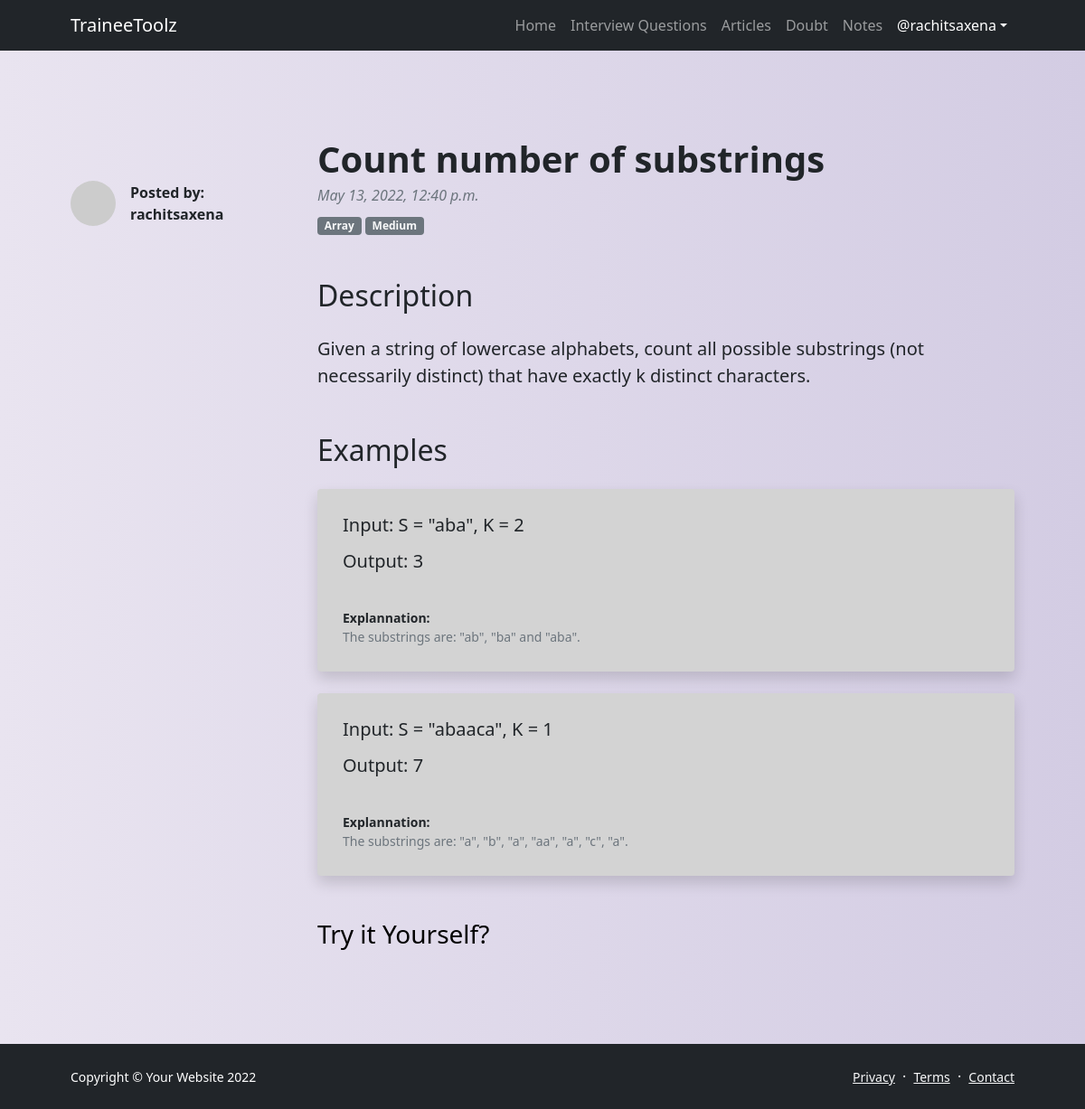
The app's page /question/question_detail/6 (signed in) with its own data.
### question/models.py (models this page shows, shortened)
class Question(models.Model):
    DIFF_CHOICES = (
        ('Easy', 'Easy'),
        ('Medium', 'Medium'),
        ('Hard', 'Hard'),
    )
    heading = models.CharField(max_length=200)
    user = models.ForeignKey(User , on_delete=models.CASCADE)
    date = models.DateTimeField(auto_now_add=True)
    difficulty = models.CharField(max_length=100 , choices=DIFF_CHOICES , default='Easy')
    tags = models.ForeignKey(Category,blank=True , null=True, on_delete=models.CASCADE)
    description = models.TextField()
    example = models.ManyToManyField('Example' , blank=True , related_name='exampleQuestion')
    companies = models.ManyToManyField(Company, blank=True)

class Category(models.Model):
    ICON_CHOICES = (
        ('Arr','Array'),
        ('DP', 'Dynamic Programing'),
        ('STR', 'String'),
        ('LL','Linked List'),
        ("S",'Stack')
    )
    name = models.CharField(max_length=100)
    img = models.ImageField(blank=True, null=True, upload_to='./media/category')
    icon = models.CharField(max_length=3, choices=ICON_CHOICES, blank=True , null=True)
    def __str__(self):
        return self.name

class Example(models.Model):
    input = models.CharField(max_length=1000)
    output = models.CharField(max_length=1000)
    explaination = models.TextField()
    ques = models.ForeignKey(Question , on_delete=models.CASCADE , related_name='ques')

### question/views.py (the view)
# urls.py: path('question_detail/<str:pk>' , views.questions_detail, name='questions_detail'),
@login_required(login_url="loginPage")
def questions_detail(request, pk):
    question = Question.objects.get(id=pk)
    paras = str(question.description).split('/')
    params = {
        'question':question,
        'paras':paras
    }
    return render(request, 'question/questions_detail.html', params)

### templates/question/questions_detail.html (shortened to what this page needs)
<!DOCTYPE html>
<html lang="en">
    <head>
        <link href="https://cdn.jsdelivr.net/npm/bootstrap-icons@1.5.0/font/bootstrap-icons.css" rel="stylesheet" />
    </head>
    <body class="d-flex flex-column">
        <main class="flex-shrink-0">
            <nav class="navbar navbar-expand-lg navbar-dark bg-dark">
                <div class="container px-5">
                    <a class="navbar-brand" href="{% url 'index' %}">TraineeToolz</a>
                    <div class="collapse navbar-collapse" id="navbarSupportedContent">
                        <ul class="navbar-nav ms-auto mb-2 mb-lg-0">
                            <li class="nav-item"><a class="nav-link" href="{% url 'index' %}">Home</a></li>
                            <li class="nav-item"><a class="nav-link" href="{% url 'questionIndex' %}">Interview Questions</a></li>
                            <li class="nav-item"><a class="nav-link" href="{% url 'articles' %}">Articles</a></li>
                            <li class="nav-item"><a class="nav-link" href="{% url 'doubtIndex' %}">Doubt</a></li>
                            <li class="nav-item"><a class="nav-link" href="{% url 'notesMainPage' %}">Notes</a></li>
                            <li class="nav-item dropdown">
                                <a class="nav-link dropdown-toggle text-white" id="navbarDropdownPortfolio" href="#" role="button" data-bs-toggle="dropdown" aria-expanded="false">@{{user.username}}</a>
                            </li>
                        </ul>
                    </div>
                </div>
            </nav>
            <section class="py-5">
                <div class="container px-5 my-5">
                    <div class="row gx-5">
                        <div class="col-lg-3">
                            <div class="d-flex align-items-center mt-lg-5 mb-4">
                                <img class="img-fluid rounded-circle" src="https://dummyimage.com/50x50/ced4da/6c757d.jpg" alt="..." />
                                <div class="ms-3">
                                    <div class="fw-bold">Posted by:</div>
                                    <div class="fw-bold">{{question.user.username}}</div>
                                </div>
                            </div>
                        </div>
                        <div class="col-lg-9">
                            <article>
                                <header class="mb-4">
                                    <h1 class="fw-bolder mb-1">{{question.heading}}</h1>
                                    <div class="text-muted fst-italic mb-2">{{question.date}}</div>
                                    <a class="badge bg-secondary text-decoration-none link-light" href="#!">{{question.tags}}</a>
                                    <a class="badge bg-secondary text-decoration-none link-light" href="#!">{{question.difficulty}}</a>
                                </header>
                                <section class="mb-5">
                                    <h2 class=" mb-4 mt-5">Description  </h2>
                                    {% for i in paras%}
                                    <p class="fs-5 mb-4">{{i}}</p>
                                    {% endfor %}
                                    <h2 class=" mb-4 mt-5">Examples  </h2>
                                    {% for i in question.example.all%}
                                        <div class="card h-100 shadow p-1 border-0 my-4" style="background:#D3D3D3;">
                                            <div class="card-body p-4">
                                                <h5 class="card-title mb-3">Input: {{i.input}}</h5>
                                                <h5 class="card-title mb-3">Output: {{i.output}}</h5>
                                            </div>
                                            <div class="card-footer p-4 pt-0 bg-transparent border-top-0">
                                                <div class="d-flex align-items-end justify-content-between">
                                                    <div class="d-flex align-items-center">
                                                        <div class="small">
                                                            <div class="fw-bold">Explannation:</div>
                                                            <div class="text-muted">{{i.explaination}}</div>
                                                        </div>
                                                    </div>
                                                </div>
                                            </div>
                                        </div>
                                    {% endfor%}
                                </section>
                            </article>
                            <div class="row d-flex justify-content-center">
                                <a href="" style="text-decoration:none; color:black;">
                                    <h3>Try it Yourself?</h3>
                                </a>
                            </div>
                        </div>
                    </div>
                </div>
            </section>
        </main>
        <footer class="bg-dark py-4 mt-auto">
            <div class="container px-5">
                <div class="row align-items-center justify-content-between flex-column flex-sm-row">
                    <div class="col-auto"><div class="small m-0 text-white">Copyright &copy; Your Website 2022</div></div>
                    <div class="col-auto">
                        <a class="link-light small" href="#!">Privacy</a>
                        <span class="text-white mx-1">&middot;</span>
                        <a class="link-light small" href="#!">Terms</a>
                        <span class="text-white mx-1">&middot;</span>
                        <a class="link-light small" href="#!">Contact</a>
                    </div>
                </div>
            </div>
        </footer>
    </body>
</html>

### templates/question/questions_detail.html (style rules this page uses)
body { background: #D3CCE3; background: -webkit-linear-gradient(to right, #E9E4F0, #D3CCE3); background: linear-gradient(to right, #E9E4F0, #D3CCE3); }

### records on screen
Question: user.username "rachitsaxena", heading "Count number of substrings", date "May 13, 2022, 12:40 p.m.", tags "Array", difficulty "Medium", paras "Given a string of lowercase alphabets, count all possible substrings (not necessarily distinct) that have exactly k distinct characters."
Example: input "S = \"aba\", K = 2", output "3", explaination "The substrings are: \"ab\", \"ba\" and \"aba\"."
Example: input "S = \"abaaca\", K = 1", output "7", explaination "The substrings are: \"a\", \"b\", \"a\", \"aa\", \"a\", \"c\", \"a\"."

### other values on screen
{{ user.username }} "rachitsaxena"
